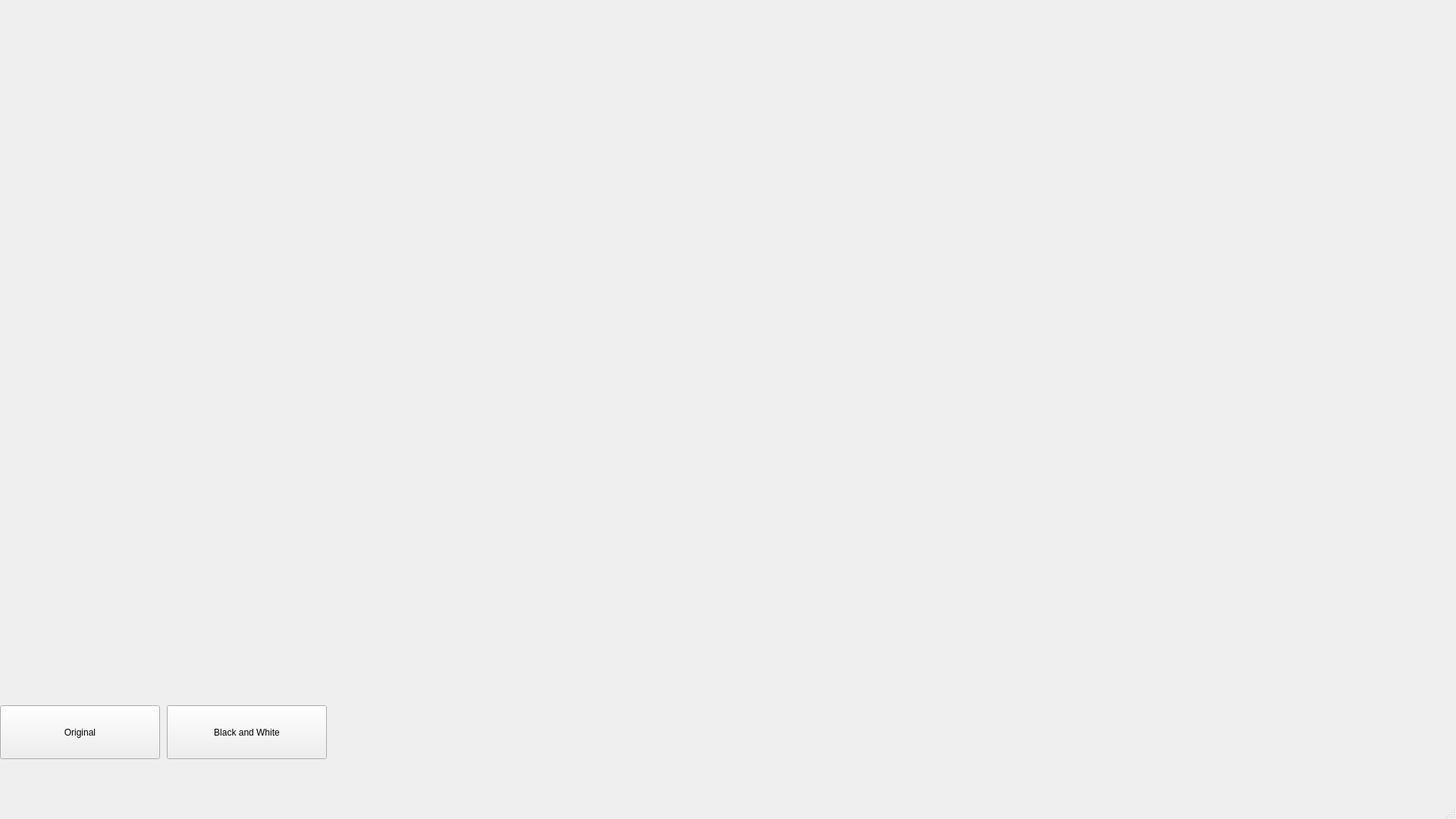
<?xml version="1.0" encoding="UTF-8"?>
<ui version="4.0">
 <class>MainWindow</class>
 <widget class="QMainWindow" name="MainWindow">
  <property name="geometry">
   <rect>
    <x>0</x>
    <y>0</y>
    <width>1920</width>
    <height>1080</height>
   </rect>
  </property>
  <property name="windowTitle">
   <string>MainWindow</string>
  </property>
  <widget class="QWidget" name="centralwidget">
   <widget class="QLabel" name="photo">
    <property name="geometry">
     <rect>
      <x>0</x>
      <y>0</y>
      <width>1920</width>
      <height>1080</height>
     </rect>
    </property>
    <property name="text">
     <string/>
    </property>
    <property name="pixmap">
     <pixmap>fish.jpg</pixmap>
    </property>
    <property name="scaledContents">
     <bool>true</bool>
    </property>
   </widget>
   <widget class="QPushButton" name="origainal_button">
    <property name="geometry">
     <rect>
      <x>0</x>
      <y>930</y>
      <width>211</width>
      <height>71</height>
     </rect>
    </property>
    <property name="text">
     <string>Original</string>
    </property>
   </widget>
   <widget class="QPushButton" name="bw_button">
    <property name="geometry">
     <rect>
      <x>220</x>
      <y>930</y>
      <width>211</width>
      <height>71</height>
     </rect>
    </property>
    <property name="text">
     <string>Black and White</string>
    </property>
   </widget>
  </widget>
  <widget class="QMenuBar" name="menubar">
   <property name="geometry">
    <rect>
     <x>0</x>
     <y>0</y>
     <width>1920</width>
     <height>38</height>
    </rect>
   </property>
  </widget>
  <widget class="QStatusBar" name="statusbar"/>
 </widget>
 <resources/>
 <connections/>
</ui>
